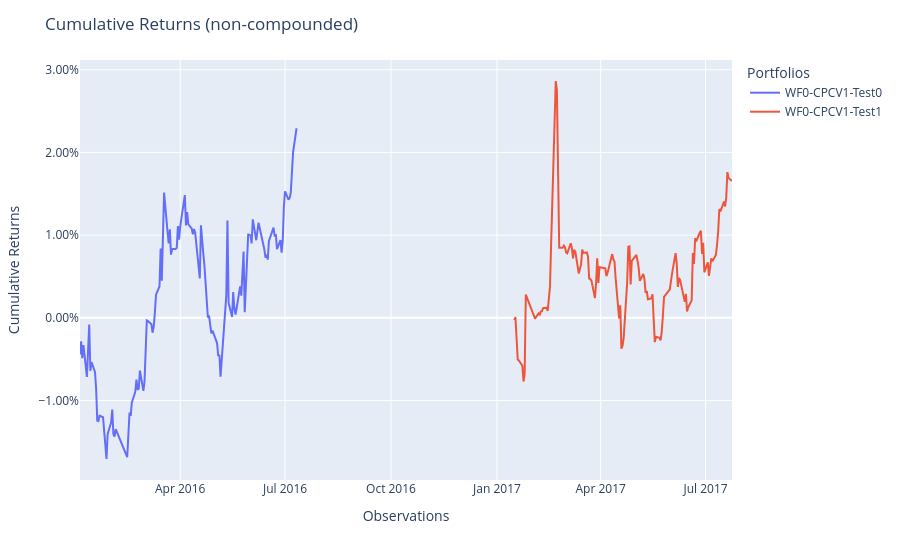

The notebook cell saved with this chart:
### Code cell
res[0][1]['test_population'].plot_cumulative_returns()

### Figure 1 — Plotly figure (JSON) as saved in the notebook; plotly's stock layout.template omitted (floating-point values rounded to 4 significant figures; data arrays with more than 128 entries replaced by an {"elided": "..."} marker saying what was removed)
{"data": [{"hovertemplate": "variable=WF0-CPCV1-Test0<br>index=%{x}<br>value=%{y}<extra></extra>", "legendgroup": "WF0-CPCV1-Test0", "line": {"color": "#636efa", "dash": "solid"}, "marker": {"symbol": "circle"}, "mode": "lines", "name": "WF0-CPCV1-Test0", "orientation": "v", "showlegend": true, "type": "scatter", "x": {"elided": "252 str values"}, "xaxis": "x", "y": {"elided": "252 float values"}, "yaxis": "y"}, {"hovertemplate": "variable=WF0-CPCV1-Test1<br>index=%{x}<br>value=%{y}<extra></extra>", "legendgroup": "WF0-CPCV1-Test1", "line": {"color": "#EF553B", "dash": "solid"}, "marker": {"symbol": "circle"}, "mode": "lines", "name": "WF0-CPCV1-Test1", "orientation": "v", "showlegend": true, "type": "scatter", "x": {"elided": "252 str values"}, "xaxis": "x", "y": {"elided": "252 float values"}, "yaxis": "y"}], "layout": {"legend": {"title": {"text": "Portfolios"}, "tracegroupgap": 0}, "margin": {"t": 60}, "title": {"text": "Cumulative Returns (non-compounded)"}, "xaxis": {"anchor": "y", "domain": [0, 1], "title": {"text": "Observations"}}, "yaxis": {"anchor": "x", "domain": [0, 1], "tickformat": ".2%", "title": {"text": "Cumulative Returns"}}}}
